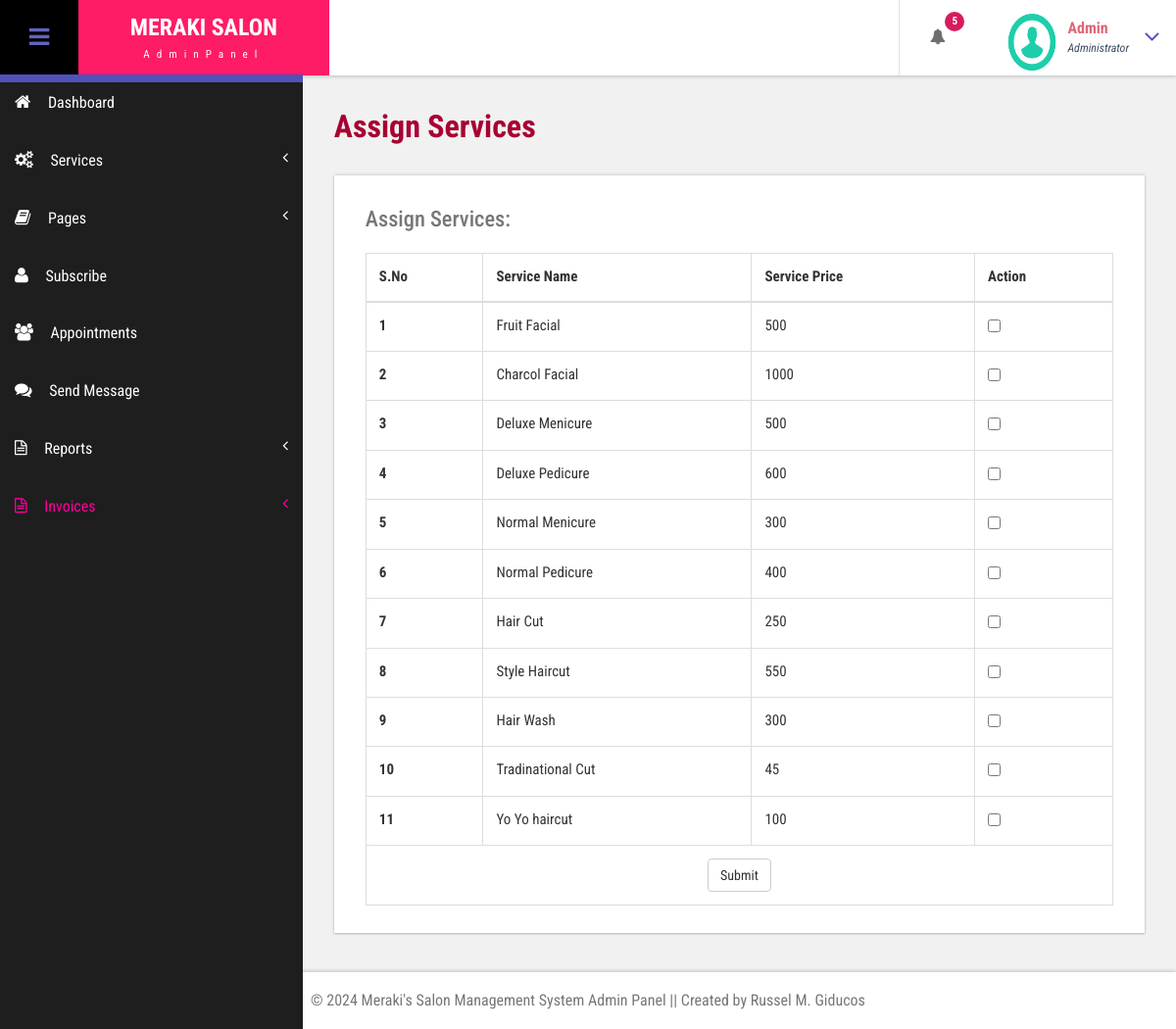
The app's page /admin/add-customer-services.php (signed in) with its own data.
### tables this page shows
CREATE TABLE `tblservices` (
  `ID` int(10) NOT NULL,
  `ServiceName` varchar(200) DEFAULT NULL,
  `Description` mediumtext DEFAULT NULL,
  `Cost` int(10) DEFAULT NULL,
  `CreationDate` timestamp NULL DEFAULT current_timestamp()
);

### admin/add-customer-services.php (the view, shortened to what this page needs)
<?php
include('includes/dbconnection.php');
if (strlen($_SESSION['bpmsaid'] == 0)) {
	header('location:logout.php');
} else {
	?>
	<!DOCTYPE HTML>
	<html>
	<head>
		<link href="css/bootstrap.css" rel='stylesheet' type='text/css' />
		<link href="css/style.css" rel='stylesheet' type='text/css' />
		<link href="css/font-awesome.css" rel="stylesheet">
		<link href="css/animate.css" rel="stylesheet" type="text/css" media="all">
		<link href="css/custom.css" rel="stylesheet">
	</head>
	<body class="cbp-spmenu-push">
		<div class="main-content">
			<?php include_once('includes/sidebar.php'); ?>
			<?php include_once('includes/header.php'); ?>
			<div id="page-wrapper">
				<div class="main-page">
					<div class="tables">
						<h3 class="title1">Assign Services</h3>
						<div class="table-responsive bs-example widget-shadow">
							<h4>Assign Services:</h4>
							<form method="post">
								<table class="table table-bordered">
									<thead>
										<tr>
											<th>S.No</th>
											<th>Service Name</th>
											<th>Service Price</th>
											<th>Action</th>
										</tr>
									</thead>
									<tbody>
										<?php
										$ret = mysqli_query($con, "select *from  tblservices");
										$cnt = 1;
										while ($row = mysqli_fetch_array($ret)) {
											?>
											<tr>
												<th scope="row">
													<?php echo $cnt; ?>
												</th>
												<td>
													<?php echo $row['ServiceName']; ?>
												</td>
												<td>
													<?php echo $row['Cost']; ?>
												</td>
												<td><input type="checkbox" name="sids[]" value="<?php echo $row['ID']; ?>"></td>
											</tr>
											<?php
											$cnt = $cnt + 1;
										} ?>
										<tr>
											<td colspan="4" align="center">
												<button type="submit" name="submit" class="btn btn-default">Submit</button>
											</td>
										</tr>
									</tbody>
								</table>
							</form>
						</div>
					</div>
				</div>
			</div>
			<?php include_once('includes/footer.php'); ?>
		</div>
	</body>
	</html>
<?php } ?>

### admin/includes/header.php (shortened to what this page needs)
<div class="sticky-header header-section ">
  <div class="header-left">
    <button id="showLeftPush"><i class="fa fa-bars"></i></button>
    <div class="logo">
      <a href="dashboard.php">
        <h1>MERAKI SALON</h1>
        <span>AdminPanel</span>
      </a>
    </div>
  </div>
  <div class="header-right">
    <div class="profile_details_left">
      <ul class="nofitications-dropdown">
        <?php
        $ret1 = mysqli_query($con, "select ID,Name from tblcustomers ORDER BY ID DESC");
        $num = mysqli_num_rows($ret1);
        ?>
        <li class="dropdown head-dpdn">
          <a href="#" class="dropdown-toggle" data-toggle="dropdown" aria-expanded="false"><i
              class="fa fa-bell"></i><span class="badge blue"><?php echo $num; ?></span></a>
        </li>
      </ul>
      <div class="clearfix"> </div>
    </div>
    <div class="profile_details">
      <?php
      $adid = $_SESSION['bpmsaid'];
      $ret = mysqli_query($con, "select AdminName from tbladmin where ID='$adid'");
      $row = mysqli_fetch_array($ret);
      $name = $row['AdminName'];
      ?>
      <ul>
        <li class="dropdown profile_details_drop">
          <a href="#" class="dropdown-toggle" data-toggle="dropdown" aria-expanded="false">
            <div class="profile_img">
              <span class="prfil-img"><img src="images/download (1).png" alt="" width="50" height="60"> </span>
              <div class="user-name">
                <p><?php echo $name; ?></p>
                <span>Administrator</span>
              </div>
              <i class="fa fa-angle-down lnr"></i>
              <div class="clearfix"></div>
            </div>
          </a>
        </li>
      </ul>
    </div>
  </div>
  <div class="clearfix"> </div>
</div>

### admin/css/style.css (style rules this page uses)
h4, h5, h6, h1, h2, h3 { margin: 0; }
ul, ol { margin: 0; }
p { margin: 0; }
html, body { font-family: "Roboto Condensed", sans-serif; font-size: 100%; overflow-x: hidden; background: #fff; }
body a { transition: 0.5s all ease; -webkit-transition: 0.5s all ease; -moz-transition: 0.5s all ease; -o-transition: 0.5s all ease; -ms-transition: 0.5s all ease; text-decoration: none; }
h1, h2, h3, h4, h5, h6 { margin: 0; }
ul, label { margin: 0; padding: 0; }
.main-content { position: relative; }
.sticky-header { position: fixed; top: 0; left: 0px; width: 100%; z-index: 100; }
.header-section { background: #fff; box-shadow: 1px 1px 4px rgba(0, 0, 0, 0.21); -webkit-box-shadow: 1px 1px 4px rgba(0, 0, 0, 0.21); -moz-box-shadow: 1px 1px 4px rgba(0, 0, 0, 0.21); -o-box-shadow: 1px 1px 4px rgba(0, 0, 0, 0.21); }
.header-section::after { clear: both; display: block; content: ""; }
.header-left { float: left; width: 45%; }
.header-right { float: right; }
button#showLeftPush { font-size: 1.5em; width: 80px; padding: 0.87em 0; text-align: center; cursor: pointer; float: left; color: #ffffff; -moz-transition: all 0.2s ease-out 0s; -webkit-transition: all 0.2s ease-out 0s; transition: all 0.2s ease-out 0s; border: none; background-color: #000000; outline: none; }
.cbp-spmenu-push { overflow-x: hidden; position: relative; }
.cbp-spmenu, .cbp-spmenu-push { -webkit-transition: all 0.3s ease; -moz-transition: all 0.3s ease; transition: all 0.3s ease; }
.cbp-spmenu-push div#page-wrapper { margin: 0 0 0 19.3em; transition: 0.5s all; -webkit-transition: 0.5s all; -moz-transition: 0.5s all; }
.fa { display: inline-block; font-family: FontAwesome; font-style: normal; font-weight: normal; line-height: 1; -webkit-font-smoothing: antialiased; -moz-osx-font-smoothing: grayscale; }
.logo { background: #ff1c66; text-align: center; float: left; }
.logo a { padding: 0.9em 3.3em 0.7em; display: block; text-decoration: none; }
.logo a h1 { color: #fff; font-size: 1.5em; line-height: 1.2em; font-weight: 700; }
.logo a span { color: #f8f8f8; font-size: 0.7em; text-align: center; letter-spacing: 7px; }
.profile_details_left { float: left; }
li.dropdown.head-dpdn { display: inline-block; padding: 1.7em 0; border-left: 1px solid #e0e0e0; float: left; }
li.dropdown.head-dpdn a.dropdown-toggle { padding: 1.7em 2em; }
i.fa.fa-bell { color: #6f6f6f; }
.header-right span.badge { font-size: 11px; font-weight: bold; color: #fff; background: #8bc34a; line-height: 15px; width: 20px; height: 20px; border-radius: 2em; -webkit-border-radius: 2em; -moz-border-radius: 2em; -o-border-radius: 2em; text-align: center; display: inline-block; position: absolute; top: 16%; padding: 2px 0 0; }
.header-right span.blue { background-color: #d81b60; }
.profile_details { float: right; }
.profile_details_drop a.dropdown-toggle { display: block; padding: 0.8em 3em 0 2em; }
.profile_img span.prfil-img { float: left; }
.user-name { float: left; margin-top: 8px; margin-left: 11px; height: 35px; }
.profile_details ul li { list-style-type: none; position: relative; }
.profile_details li a i.fa.lnr { position: absolute; top: 34%; right: 8%; color: #4f52ba; font-size: 1.6em; }
.user-name p { font-size: 1em; color: #dd6777; line-height: 1em; font-weight: 700; }
.user-name span { font-size: 0.75em; font-style: italic; color: #424f63; font-weight: normal; margin-top: 0.3em; }
.widget-shadow { background-color: #fff; box-shadow: 0 -1px 3px rgba(0, 0, 0, 0.12), 0 1px 2px rgba(0, 0, 0, 0.24); -webkit-box-shadow: 0 -1px 3px rgba(0, 0, 0, 0.12), 0 1px 2px rgba(0, 0, 0, 0.24); -moz-box-shadow: 0 -1px 3px rgba(0, 0, 0, 0.12), 0 1px 2px rgba(0, 0, 0, 0.24); }
h3.title1 { font-size: 2em; color: #a80032; margin-bottom: 0.8em; font-weight: bold; }
.table > thead > tr > th, .table > tbody > tr > th, .table > tfoot > tr > th, .table > thead > tr > td, .table > tbody > tr > td, .table > tfoot > tr > td { border-top: none; }
.tables h4 { font-size: 1.4em; margin-bottom: 1em; color: #777777; }
.tables .panel-body, .tables .bs-example { padding: 2em 2em 0.5em; }
.tables .table > thead > tr > th, .tables .table > tbody > tr > th, .tables .table > tfoot > tr > th, .tables .table > thead > tr > td, .tables .table > tbody > tr > td, .tables .table > tfoot > tr > td { padding: 13px; font-size: 15px; border-top: 1px solid #e0e0e0; }
.bs-example { margin-top: 2em; }

### admin/css/custom.css (style rules this page uses)
#page-wrapper { padding:7em 2em 2.5em; background-color: #F1F1F1; }

### records on screen
tblservices: ServiceName "Fruit Facial", Cost "500"
tblservices: ServiceName "Charcol Facial", Cost "1000"
tblservices: ServiceName "Deluxe Menicure", Cost "500"
tblservices: ServiceName "Deluxe Pedicure", Cost "600"
tblservices: ServiceName "Normal Menicure", Cost "300"
tblservices: ServiceName "Normal Pedicure", Cost "400"
tblservices: ServiceName "Hair Cut", Cost "250"
tblservices: ServiceName "Style Haircut", Cost "550"
tblservices: ServiceName "Hair Wash", Cost "300"
tblservices: ServiceName "Tradinational Cut", Cost "45"
tblservices: ServiceName "Yo Yo haircut", Cost "100"

### other values on screen
$num "5"
$name "Admin"
